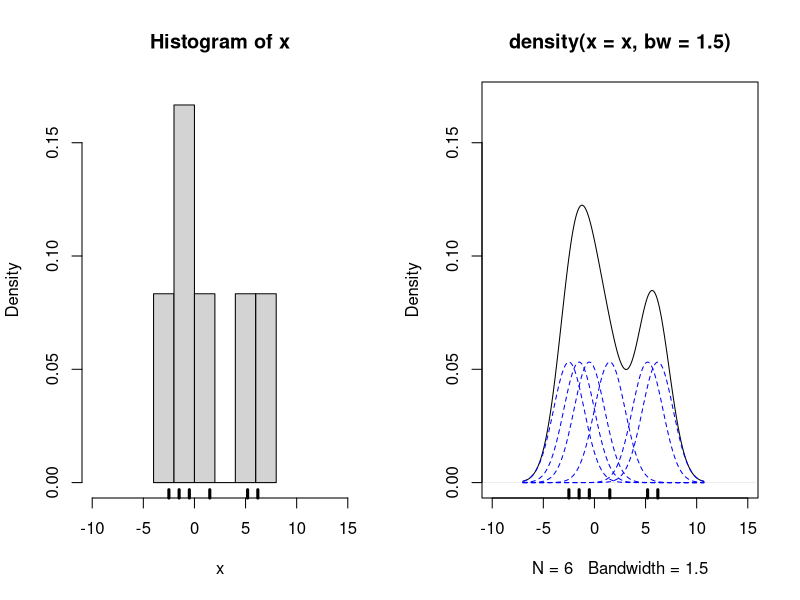

Write the R code that produced this figure.
pdf("histogram_density.pdf", width=10)
par(mfrow=c(1,2))
xlim <- c(-10,15)
ylim <- c(0, 0.17)
x <- c(-2.5, -1.5, -0.5, 1.5, 5.2, 6.2)
hist(x, xlim=xlim, ylim=ylim, freq = FALSE)
rug(x, lwd=3)
d<-density(x, bw=1.5)
plot(d, xlim=xlim, ylim=ylim)
xi <- min(d$x)+diff(range(d$x))*(0:200)/200
for (i in seq(x)) {
  lines(xi, 1/5*dnorm(xi, mean=x[i], sd=d$bw), col="blue", lty="dashed")
}
rug(x, lwd=3)
dev.off()
if (interactive()) browseURL(paste0(getwd(),"/histogram_density.pdf"))
